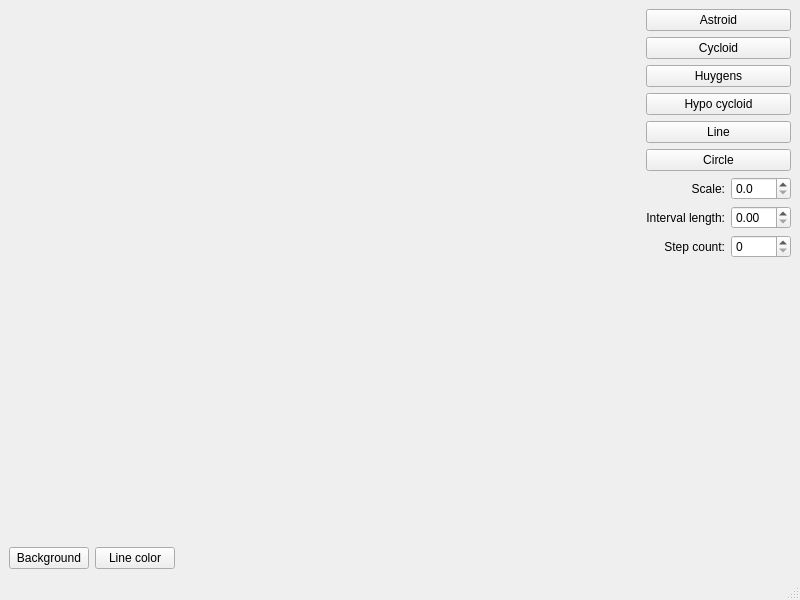
<?xml version="1.0" encoding="UTF-8"?>
<ui version="4.0">
 <class>MainWindow</class>
 <widget class="QMainWindow" name="MainWindow">
  <property name="geometry">
   <rect>
    <x>0</x>
    <y>0</y>
    <width>800</width>
    <height>600</height>
   </rect>
  </property>
  <property name="windowTitle">
   <string>MainWindow</string>
  </property>
  <widget class="QWidget" name="centralwidget">
   <layout class="QGridLayout" name="gridLayout">
    <item row="0" column="0">
     <layout class="QVBoxLayout" name="verticalLayout_2">
      <item>
       <widget class="RenderArea" name="renderArea" native="true"/>
      </item>
      <item>
       <layout class="QHBoxLayout" name="horizontalLayout_4">
        <item>
         <widget class="QPushButton" name="btnBackground">
          <property name="text">
           <string>Background</string>
          </property>
         </widget>
        </item>
        <item>
         <widget class="QPushButton" name="btnLineColor">
          <property name="text">
           <string>Line color</string>
          </property>
         </widget>
        </item>
        <item>
         <spacer name="horizontalSpacer">
          <property name="orientation">
           <enum>Qt::Horizontal</enum>
          </property>
          <property name="sizeHint" stdset="0">
           <size>
            <width>40</width>
            <height>20</height>
           </size>
          </property>
         </spacer>
        </item>
       </layout>
      </item>
     </layout>
    </item>
    <item row="0" column="1">
     <layout class="QVBoxLayout" name="verticalLayout">
      <item>
       <widget class="QPushButton" name="btnAstroid">
        <property name="text">
         <string>Astroid</string>
        </property>
       </widget>
      </item>
      <item>
       <widget class="QPushButton" name="btnCycloid">
        <property name="text">
         <string>Cycloid</string>
        </property>
       </widget>
      </item>
      <item>
       <widget class="QPushButton" name="bthHuygens">
        <property name="text">
         <string>Huygens</string>
        </property>
       </widget>
      </item>
      <item>
       <widget class="QPushButton" name="btnHypoCycloid">
        <property name="text">
         <string>Hypo cycloid</string>
        </property>
       </widget>
      </item>
      <item>
       <widget class="QPushButton" name="btnLine">
        <property name="text">
         <string>Line</string>
        </property>
       </widget>
      </item>
      <item>
       <widget class="QPushButton" name="btnCircle">
        <property name="text">
         <string>Circle</string>
        </property>
       </widget>
      </item>
      <item>
       <layout class="QHBoxLayout" name="horizontalLayout">
        <item>
         <widget class="QLabel" name="label">
          <property name="text">
           <string>Scale:</string>
          </property>
          <property name="alignment">
           <set>Qt::AlignRight|Qt::AlignTrailing|Qt::AlignVCenter</set>
          </property>
         </widget>
        </item>
        <item>
         <widget class="QDoubleSpinBox" name="spinScale">
          <property name="maximumSize">
           <size>
            <width>60</width>
            <height>16777215</height>
           </size>
          </property>
          <property name="decimals">
           <number>1</number>
          </property>
          <property name="maximum">
           <double>150.000000000000000</double>
          </property>
          <property name="singleStep">
           <double>0.100000000000000</double>
          </property>
         </widget>
        </item>
       </layout>
      </item>
      <item>
       <layout class="QHBoxLayout" name="horizontalLayout_2">
        <item>
         <widget class="QLabel" name="label_2">
          <property name="text">
           <string>Interval length:</string>
          </property>
          <property name="alignment">
           <set>Qt::AlignRight|Qt::AlignTrailing|Qt::AlignVCenter</set>
          </property>
         </widget>
        </item>
        <item>
         <widget class="QDoubleSpinBox" name="spinIntervalLength">
          <property name="maximumSize">
           <size>
            <width>60</width>
            <height>16777215</height>
           </size>
          </property>
          <property name="maximum">
           <double>100.000000000000000</double>
          </property>
          <property name="singleStep">
           <double>0.100000000000000</double>
          </property>
         </widget>
        </item>
       </layout>
      </item>
      <item>
       <layout class="QHBoxLayout" name="horizontalLayout_3">
        <item>
         <widget class="QLabel" name="label_3">
          <property name="text">
           <string>Step count:</string>
          </property>
          <property name="alignment">
           <set>Qt::AlignRight|Qt::AlignTrailing|Qt::AlignVCenter</set>
          </property>
         </widget>
        </item>
        <item>
         <widget class="QSpinBox" name="spinCount">
          <property name="maximumSize">
           <size>
            <width>60</width>
            <height>16777215</height>
           </size>
          </property>
          <property name="maximum">
           <number>512</number>
          </property>
          <property name="singleStep">
           <number>1</number>
          </property>
         </widget>
        </item>
       </layout>
      </item>
      <item>
       <spacer name="verticalSpacer">
        <property name="orientation">
         <enum>Qt::Vertical</enum>
        </property>
        <property name="sizeHint" stdset="0">
         <size>
          <width>20</width>
          <height>40</height>
         </size>
        </property>
       </spacer>
      </item>
     </layout>
    </item>
   </layout>
  </widget>
  <widget class="QStatusBar" name="statusbar"/>
 </widget>
 <customwidgets>
  <customwidget>
   <class>RenderArea</class>
   <extends>QWidget</extends>
   <header>renderarea.h</header>
   <container>1</container>
  </customwidget>
 </customwidgets>
 <resources/>
 <connections/>
</ui>
